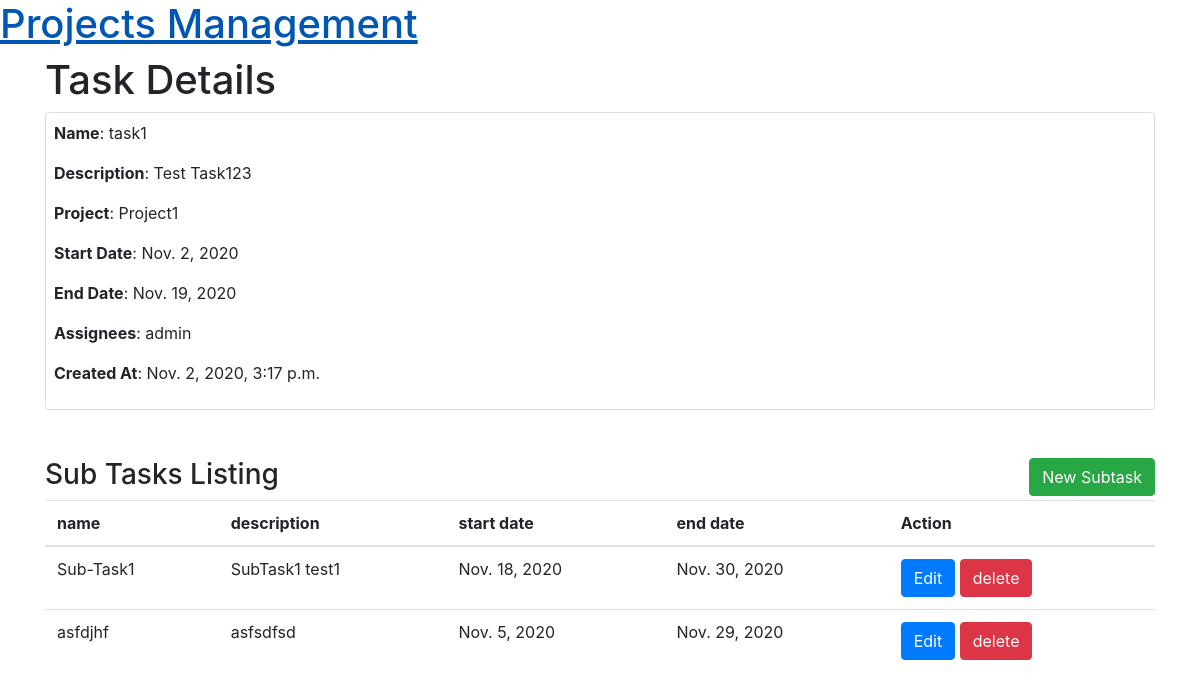
Screenshot of /projecttask/task/detail/788ba4a0-e20d-4a89-a58b-0b734bd1988a with the database file from the repository.
### projecttask/models.py (models this page shows, shortened)
class TrackDateTime(models.Model):
    created_at = models.DateTimeField(auto_now_add=True)
    updated_at = models.DateTimeField(auto_now=True)
    class Meta:
        abstract = True

class Task(TrackDateTime):
    id = models.UUIDField(primary_key=True, default=uuid.uuid4, editable=False)
    name = models.CharField(max_length=100, null=False)
    description = models.CharField(max_length=300)
    start_date = models.DateField()
    end_date = models.DateField()
    project = models.ForeignKey(Project, on_delete=models.CASCADE, related_name="tasks")
    assignee = models.ManyToManyField(User)
    def get_assignees(self):
        return ",".join(self.assignee.values_list('username', flat=True))

class Project(TrackDateTime):
    id = models.UUIDField(primary_key=True, default=uuid.uuid4, editable=False)
    name = models.CharField(max_length=100, null=False)
    description = models.CharField(max_length=300)
    duration = models.IntegerField()
    avatar = models.TextField(null=True)

class Subtask(TrackDateTime):
    id = models.UUIDField(primary_key=True, default=uuid.uuid4, editable=False)
    name = models.CharField(max_length=100, null=False)
    description = models.CharField(max_length=300)
    start_date = models.DateField()
    end_date = models.DateField()
    task = models.ForeignKey(Task, on_delete=models.CASCADE)

### projecttask/views.py (the view)
# urls.py: path('task/detail/<str:task_id>', TaskDetail.as_view(), name='task-detail-view'),
class TaskDetail(APIView):
    renderer_classes = [TemplateHTMLRenderer]
    template_name = "task/detail.html"
    def get(self, request, task_id):
        task = get_object_or_404(Task, pk=task_id)
        subtasks = Subtask.objects.all()
        return Response({"task": task, "subtasks": subtasks})

### templates/task/detail.html (shortened to what this page needs)
{% extends 'base.html' %}
{% block content %}
	<h1>Task Details</h1>
	<div class="card" style="padding: 8px;">
		<p><span style="font-weight: 700;">Name</span>: {{ task.name }}</p>
		<p><span style="font-weight: 700;">Description</span>: {{ task.description }}</p>
		<p><span style="font-weight: 700;">Project</span>: {{ task.project.name }}</p>
		<p><span style="font-weight: 700;">Start Date</span>: {{ task.start_date }}</p>
		<p><span style="font-weight: 700;">End Date</span>: {{ task.end_date }}</p>
		<p><span style="font-weight: 700;">Assignees</span>: {{ task.get_assignees }}</p>
		<p><span style="font-weight: 700;">Created At</span>: {{ task.created_at }}</p>
	</div>
	<br><br>
	{% include 'subtask/listing.html' %}
{% endblock %}

### templates/subtask/listing.html
<div>
	<a class='btn btn-success' href="{% url 'subtask-add-edit' project_id='create' pk='create' subtask_id='create' %}" style="float: right;margin-bottom: 4px;"> New Subtask </a>
</div>
<h3>Sub Tasks Listing</h3>
<table class="table">
  <thead>
    <tr>
      <th scope="col">name</th>
      <th scope="col">description</th>
      <th scope="col">start date</th>
      <th scope="col">end date</th>
      <th scope="col">Action</th>
    </tr>
  </thead>
  <tbody id="task-listing-body">
  	{% for subtask in subtasks %}
	  	<tr>
	  		<td> {{ subtask.name }} </td>
	  		<td> {{ subtask.description }} </td>
	  		<td> {{ subtask.start_date }} </td>
	  		<td> {{ subtask.end_date }} </td>
	  		<td> <a class="btn btn-primary" href="{% url 'subtask-add-edit' project_id=subtask.task.project.id pk=subtask.task.pk subtask_id=subtask.pk %}">Edit</a> <a data-href="{% url 'subtask-detail' pk=subtask.id %}" class="btn btn-danger delete">delete</a> </td>
	  	</tr>
	{% endfor %}
   </tbody>
</table>

### rows the page displays
Task: name "task1", description "Test Task123", project.name "Project1", start_date "Nov. 2, 2020", end_date "Nov. 19, 2020", get_assignees "admin", created_at "Nov. 2, 2020, 3:17 p.m."
Subtask: name "Sub-Task1", description "SubTask1 test1", start_date "Nov. 18, 2020", end_date "Nov. 30, 2020"
Subtask: name "asfdjhf", description "asfsdfsd", start_date "Nov. 5, 2020", end_date "Nov. 29, 2020"
